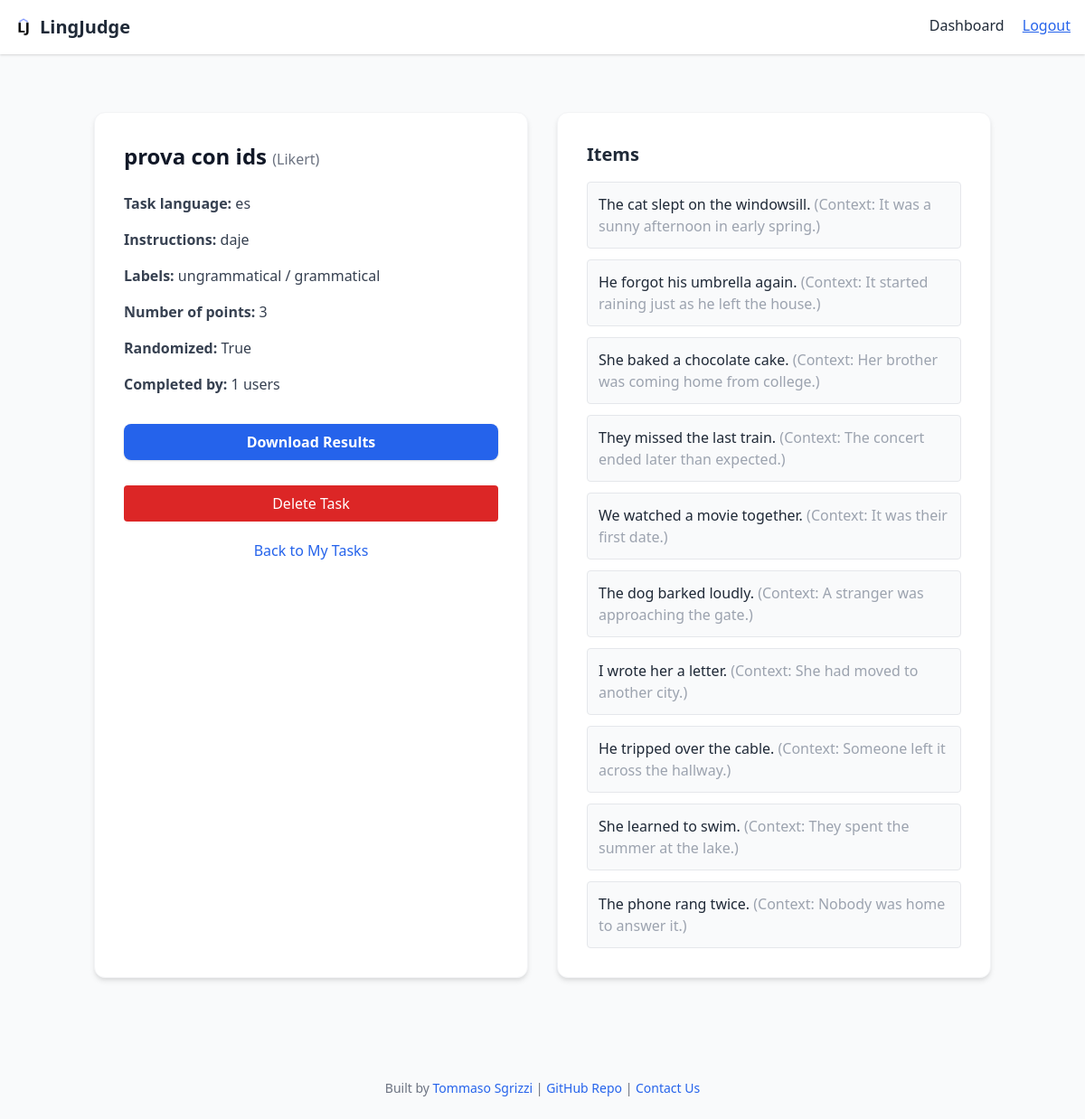
The page /results/task/38/ (signed in) on the database its author committed.
### tasks/models.py (models this page shows, shortened)
class Task(models.Model):
    TASK_TYPES = (
        ('Likert', 'Likert'),
        ('ForcedChoice', 'Forced Choice'),
    )
    user = models.ForeignKey(CustomUser, on_delete=models.CASCADE)
    task_type = models.CharField(max_length=20, choices=TASK_TYPES)
    title = models.CharField(max_length=255)
    instructions = models.TextField()
    num_scale_points = models.IntegerField(null=True, blank=True)
    left_label = models.CharField(max_length=100, blank=True)
    right_label = models.CharField(max_length=100, blank=True)
    randomized = models.BooleanField(default=False)
    task_language = models.CharField(max_length=20, choices=LANGUAGE_CHOICES)
    status = models.CharField(max_length=20, choices=[('draft', 'Draft')])
    created_at = models.DateTimeField(auto_now_add=True)
    num_items = models.IntegerField(default=1)

class LikertItem(models.Model):
    task = models.ForeignKey(Task, on_delete=models.CASCADE, related_name='likert_items')
    item_id = models.CharField(max_length=50, blank=True)  # ← NEW: user-defined ID like '1', 'itemA', etc.
    sentence = models.TextField()
    context = models.TextField(blank=True)

### results/views.py (the view)
# urls.py: path('task/<int:task_id>/', views.task_detail, name='task_detail'),
@login_required
def task_detail(request, task_id):
    task = get_object_or_404(Task, id=task_id, user=request.user)
    if task.task_type == 'Likert':
        items = LikertItem.objects.filter(task=task)
        user_ids = LikertResponse.objects.filter(task=task).values_list('user_id', flat=True).distinct()
    else:
        items = ForcedChoiceItem.objects.filter(task=task)
        user_ids = ForcedChoiceResponse.objects.filter(task=task).values_list('user_id', flat=True).distinct()
    unique_user_count = len(user_ids)
    return render(request, 'results/task_detail.html', {
        'task': task,
        'items': items,
        'unique_user_count': unique_user_count,
    })

### results/templates/results/task_detail.html (shortened to what this page needs)
<!DOCTYPE html>
{% load static %}
<html lang="en">
<head>
  <link href="https://cdn.jsdelivr.net/npm/tailwindcss@2.2.19/dist/tailwind.min.css" rel="stylesheet">
</head>
<body class="bg-gray-50 text-gray-800 font-sans">
  <nav class="bg-white shadow p-4 mb-6 flex justify-between">
    <div class="flex items-center">
        {% if user.is_authenticated %}
            <a href="{% url 'dashboard_home' %}" class="flex items-center">
        {% else %}
            <a href="{% url 'public_home' %}" class="flex items-center">
        {% endif %}
                <img src="{% static 'theme/logo.png' %}" alt="LingJudge Logo" class="h-5 w-5 inline-block align-middle mr-2" width="30" height="30">
                <h1 class="text-xl font-bold">LingJudge</h1>
            </a>
    </div>
    <div>
        {% if user.is_authenticated %}
            <a href="{% url 'dashboard_home' %}" class="mr-4">Dashboard</a>
            <form method="post" action="{% url 'logout' %}" style="display:inline;">
                <button type="submit" class="text-blue-600 underline">Logout</button>
            </form>
        {% else %}
            <a href="{% url 'login' %}" class="mr-4">Login</a>
            <a href="{% url 'signup' %}">Sign Up</a>
        {% endif %}
    </div>
</nav>
<div class="max-w-5xl mx-auto py-10 px-4">
  <div class="grid grid-cols-1 lg:grid-cols-2 gap-8">
    <div class="bg-white rounded-xl shadow-md border border-gray-100 p-8 flex flex-col gap-4">
      <h2 class="text-2xl font-bold text-gray-900 mb-2">{{ task.title }} <span class="text-base font-normal text-gray-500">({{ task.task_type }})</span></h2>
      <p class="text-gray-700"><span class="font-semibold">Task language:</span> {{ task.task_language }}</p>
      <p class="text-gray-700"><span class="font-semibold">Instructions:</span> {{ task.instructions }}</p>
      {% if task.task_type == 'Likert' %}
        <p class="text-gray-700"><span class="font-semibold">Labels:</span> {{ task.left_label }} / {{ task.right_label }}</p>
        <p class="text-gray-700"><span class="font-semibold">Number of points:</span> {{ task.num_scale_points }}</p>
      {% endif %}
      <p class="text-gray-700"><span class="font-semibold">Randomized:</span> {{ task.randomized }}</p>
      <p class="text-gray-700"><span class="font-semibold">Completed by:</span> {{ unique_user_count }} users</p>
      <div class="flex flex-col gap-3 mt-4">
        <a href="{% url 'download_task_results' task.id %}" class="inline-block rounded-lg bg-blue-600 px-6 py-2 text-white font-semibold shadow hover:bg-blue-700 transition text-center">Download Results</a>
        <form method="post" action="{% url 'task_delete' task.id %}" class="mt-2">
          <button
            type="submit"
            class="w-full bg-red-600 text-white px-4 py-2 rounded mt-2 hover:bg-red-700 transition"
            onclick="return confirm('Are you sure you want to delete this task? This action cannot be undone.');"
          >
            Delete Task
          </button>
        </form>
        <a href="{% url 'my_results' %}" class="text-blue-600 hover:underline text-center mt-2">Back to My Tasks</a>
      </div>
    </div>
    <div class="bg-white rounded-xl shadow-md border border-gray-100 p-8">
      <h3 class="text-xl font-semibold mb-4">Items</h3>
      <ul class="space-y-3">
        {% for item in items %}
          <li class="bg-gray-50 rounded p-3 border border-gray-200">
            {% if task.task_type == 'Likert' %}
              <span class="text-gray-800">{{ item.sentence }}</span>
              {% if item.context %}<span class="text-gray-400"> (Context: {{ item.context }})</span>{% endif %}
            {% else %}
              <span class="text-gray-800">A: {{ item.sentence_a }}</span> <span class="text-gray-500">|</span> <span class="text-gray-800">B: {{ item.sentence_b }}</span>
              {% if item.context %}<span class="text-gray-400"> (Context: {{ item.context }})</span>{% endif %}
            {% endif %}
          </li>
        {% endfor %}
      </ul>
    </div>
  </div>
</div>
</body>
<div class="mt-12 py-6 text-center text-gray-500 text-sm">
  Built by <a href="https://tomsgrizzi.github.io/" target="_blank" rel="noopener noreferrer" class="text-blue-600 hover:text-blue-800">Tommaso Sgrizzi</a> | <a href="https://github.com/TomSgrizzi/lingjudge" target="_blank" rel="noopener noreferrer" class="text-blue-600 hover:text-blue-800">GitHub Repo</a> | <a href="mailto:lingjudge@gmail.com" target="_blank" rel="noopener noreferrer" class="text-blue-600 hover:text-blue-800">Contact Us</a>
</div>
</html>

### rows shown on the page
Task: title "prova con ids", task_type "Likert", task_language "es", instructions "daje", left_label "ungrammatical", right_label "grammatical", num_scale_points "3", randomized "True"
LikertItem: sentence "The cat slept on the windowsill.", context "It was a sunny afternoon in early spring."
LikertItem: sentence "He forgot his umbrella again.", context "It started raining just as he left the house."
LikertItem: sentence "She baked a chocolate cake.", context "Her brother was coming home from college."
LikertItem: sentence "They missed the last train.", context "The concert ended later than expected."
LikertItem: sentence "We watched a movie together.", context "It was their first date."
LikertItem: sentence "The dog barked loudly.", context "A stranger was approaching the gate."
LikertItem: sentence "I wrote her a letter.", context "She had moved to another city."
LikertItem: sentence "He tripped over the cable.", context "Someone left it across the hallway."
LikertItem: sentence "She learned to swim.", context "They spent the summer at the lake."
LikertItem: sentence "The phone rang twice.", context "Nobody was home to answer it."

### other values the page prints
{{ unique_user_count }} "1"
